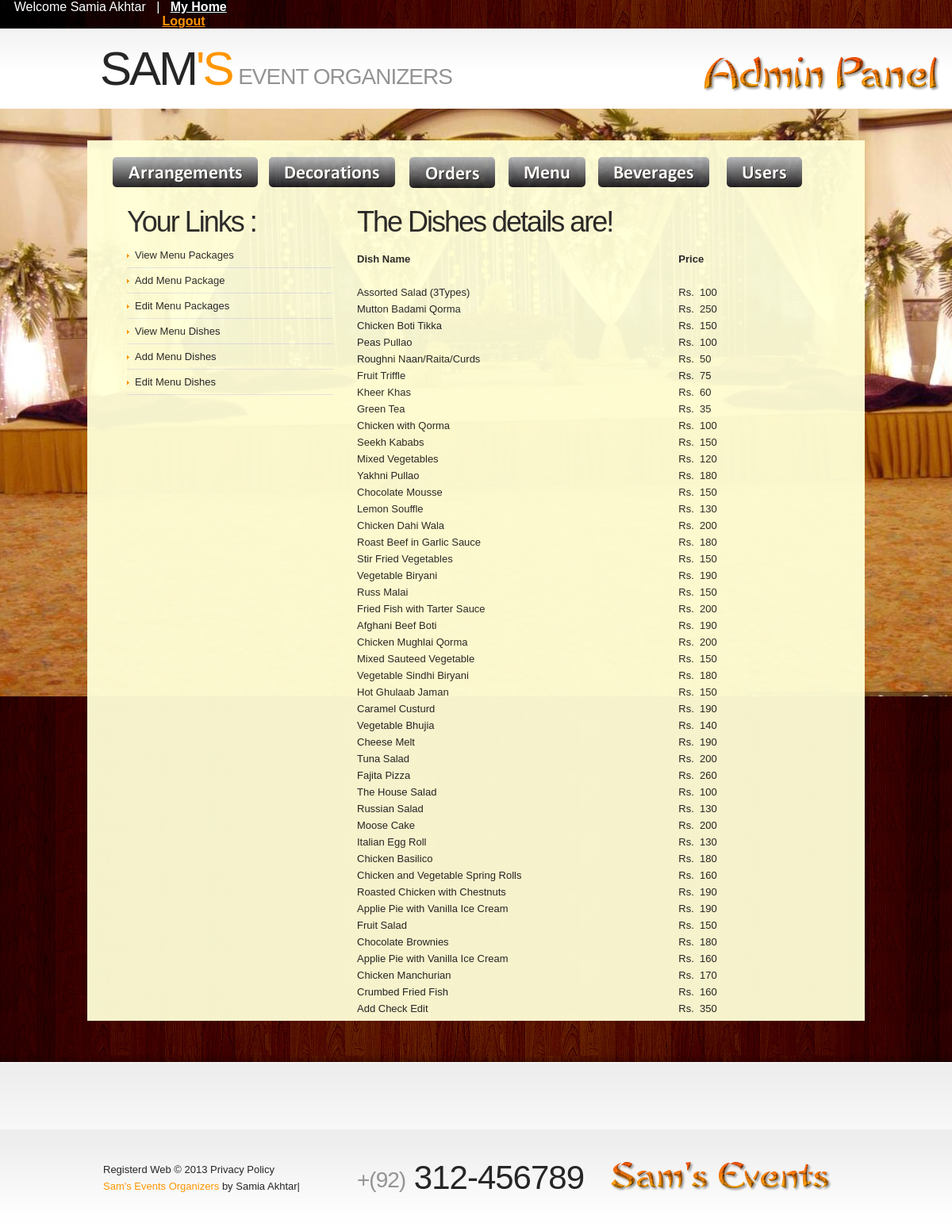
Page /admin/view_menu_dt.php (signed in) on the committed database.
### tables this page shows
CREATE TABLE IF NOT EXISTS `menu_details` (
  `menu_detail_id` int(11) NOT NULL AUTO_INCREMENT,
  `package_item` varchar(255) NOT NULL,
  `menu_dtl_price` int(11) NOT NULL,
  `package_dscrpt` varchar(255) NOT NULL,
  PRIMARY KEY (`menu_detail_id`)
);

### admin/view_menu_dt.php (the view, shortened to what this page needs)
<!DOCTYPE html>
<html lang="en">
<head>
    <link rel="stylesheet" href="css/reset.css" type="text/css" media="screen">
    <link rel="stylesheet" href="css/style.css" type="text/css" media="screen">
    <link rel="stylesheet" href="css/grid.css" type="text/css" media="screen">
</head>
<body id="page2">
    <header>
    <?php
if (!isset($_SESSION['s_name'])){
                          echo "<div class=mybar id=L1 style=background-image:url(images/bg-top-tail2.jpg)>
      <div class=menu> &nbsp; &nbsp;&nbsp; &nbsp; &nbsp; &nbsp;  &nbsp; &nbsp; &nbsp; &nbsp; &nbsp;  &nbsp; &nbsp; &nbsp; &nbsp; &nbsp;  &nbsp; &nbsp; &nbsp; &nbsp; &nbsp; &nbsp; &nbsp; &nbsp; &nbsp; &nbsp; &nbsp; &nbsp; &nbsp; &nbsp; &nbsp; &nbsp; &nbsp; &nbsp; &nbsp; &nbsp; &nbsp; &nbsp; &nbsp; &nbsp; &nbsp; &nbsp; &nbsp; &nbsp; &nbsp; &nbsp; &nbsp; &nbsp; &nbsp; &nbsp; &nbsp; &nbsp; &nbsp; &nbsp; &nbsp; &nbsp; &nbsp; &nbsp; &nbsp; &nbsp; &nbsp; &nbsp; &nbsp; &nbsp; &nbsp; &nbsp; &nbsp; &nbsp; &nbsp; &nbsp; &nbsp; &nbsp; &nbsp; &nbsp; &nbsp; &nbsp; &nbsp; &nbsp; &nbsp; &nbsp; &nbsp; &nbsp; &nbsp; &nbsp; &nbsp; &nbsp; &nbsp; &nbsp; &nbsp; &nbsp; &nbsp; &nbsp; &nbsp; &nbsp; &nbsp; &nbsp; &nbsp; &nbsp; &nbsp; &nbsp; &nbsp; &nbsp; &nbsp; &nbsp; &nbsp; &nbsp; &nbsp; &nbsp; &nbsp; &nbsp; &nbsp; &nbsp; &nbsp; &nbsp; &nbsp; &nbsp; &nbsp; &nbsp; &nbsp; &nbsp; &nbsp; &nbsp; &nbsp; &nbsp; &nbsp; &nbsp;&nbsp;&nbsp;&nbsp;&nbsp;&nbsp;&nbsp;&nbsp;&nbsp;&nbsp; &nbsp;&nbsp;&nbsp;&nbsp;&nbsp;&nbsp;&nbsp;&nbsp;&nbsp;&nbsp; &nbsp; &nbsp; &nbsp; &nbsp; &nbsp; &nbsp; &nbsp; &nbsp; &nbsp; &nbsp;&nbsp;&nbsp;&nbsp;&nbsp;&nbsp;&nbsp;&nbsp;&nbsp;&nbsp;
                                <a href=admin_home.php>Login</a> </div></div>";
    }
	else
	{
 echo "  <div class=mybar  id=L2 style=background-image:url(images/bg-top-tail2.jpg)>
      <div class=menu>  &nbsp; &nbsp;";
	$name= $_SESSION['s_name'];
echo " Welcome $name ";
	echo " &nbsp; | &nbsp; <a href=myadmin.php class=active><strong>My Home</strong></a> &nbsp; &nbsp; &nbsp; &nbsp; &nbsp; &nbsp; &nbsp;&nbsp; &nbsp; &nbsp; &nbsp;  &nbsp; &nbsp; &nbsp; &nbsp; &nbsp;  &nbsp; &nbsp; &nbsp; &nbsp; &nbsp;  &nbsp; &nbsp; &nbsp; &nbsp; &nbsp; &nbsp; &nbsp; &nbsp; &nbsp; &nbsp; &nbsp; &nbsp; &nbsp; &nbsp; &nbsp; &nbsp; &nbsp; &nbsp; &nbsp; &nbsp; &nbsp; &nbsp; &nbsp; &nbsp; &nbsp; &nbsp; &nbsp; &nbsp; &nbsp; &nbsp; &nbsp; &nbsp; &nbsp; &nbsp; &nbsp; &nbsp; &nbsp; &nbsp; &nbsp; &nbsp; &nbsp; &nbsp; &nbsp; &nbsp; &nbsp; &nbsp; &nbsp; &nbsp; &nbsp; &nbsp; &nbsp; &nbsp; &nbsp; &nbsp; &nbsp; &nbsp; &nbsp; &nbsp; &nbsp; &nbsp; &nbsp; &nbsp; &nbsp; &nbsp; &nbsp; &nbsp; &nbsp; &nbsp; &nbsp; &nbsp; &nbsp; &nbsp; &nbsp; &nbsp; &nbsp; &nbsp; &nbsp; &nbsp; &nbsp; &nbsp; &nbsp;  &nbsp; &nbsp; &nbsp; &nbsp; &nbsp; &nbsp; &nbsp; &nbsp;  &nbsp; &nbsp; &nbsp; &nbsp; &nbsp; &nbsp; &nbsp; &nbsp; &nbsp; &nbsp; &nbsp; &nbsp; &nbsp; &nbsp; &nbsp; &nbsp;
                             <a href=logout.php><strong>Logout</strong></a>
							 <br>  </div></div>";
                         }
    ?>
    <div class="row-2">
       	<div class="main">
            	<div class="container_12">
                	<div class="grid_9">
                    	<h1>
                            <a class="logo" href="home.php">Sam<strong>'s</strong></a>
                            <span>Event Organizers</span>
                        </h1>
                    </div>
                    <div class="grid_3">
                    	<form id="search-form" method="post" enctype="multipart/form-data">
                          <img src="images/cooltext1148775572.png" width="298" height="46">
                    	</form>
                  </div>
                </div>
      </div>
      </div>
</header><div class="ic"></div>
    <section id="content">
        <div class="bg-top">
        	<div class="bg-top-2">
                <div class="bg">
                    <div class="bg-top-shadow">
                        <div class="main">
                          <div class="trans" style="background-color:#FFFFD7">
                             <div class="container_12">
                                <div class="wrapper">
                                  <table width="981" border="0" cellspacing="10" cellpadding="" align="center">
  <tr><td colspan="6"><br></td></tr>
  <tr>
    <td width="183">&nbsp; &nbsp; &nbsp; <a href="mange_arrangements.php"> <img src="images/admin (3).png" width="183" height="38"></a></td>
    <td width="159">&nbsp; <a href="view_decorations.php"><img src="images/admin (4).png" width="159" height="38"></a></td>
    <td width="108"><span><a href="orders_page.php"><img src="images/admin (5).png" width="108" height="39"></a></span></td>
    <td width="97"><a href="menu_page.php"><img src="images/admin (7).png" width="97" height="38"></a></td>
    <td width="140"><a href="beverages_page.php"><img src="images/admin (8).png" width="140" height="38"></a></td>
    <td width="160"><a href="users_page.php"><img src="images/admin (6).png" width="95" height="38"></a></td>
    </tr>
    <tr><td colspan="6"><br></td></tr>
</table>
                                            <div class="grid_12">
                                                <div class="wrapper">
                                                    <article class="grid_4 alpha">
                                                        <div class="indent">
                                                            <h3 class="prev-indent-bot2">Your Links : </h3>
                                                            <ul class="list-2">
                                                              <li><a href="menu_page.php">View Menu Packages</a></li>
                                                                <li><a href="add_menu.php">Add Menu Package</a></li>
                                                                <li><a href="edit_menu.php">Edit Menu Packages</a></li>
                                                                <li><a href="view_menu_dt.php">View Menu Dishes</a></li>
                                                                <li><a href="add_new_menu.php">Add Menu Dishes</a></li>
                                                                <li><a href="edit_menu_dish.php">Edit Menu Dishes</a></li>
                                                            </ul>
                                                        </div>
                                                    </article>
                                                    <article class="grid_8 omega">
                                                        <div class="indent-right">
                                                            <h3 class="p2"> The Dishes details are!</h3>
                                                                 <div class="wrapper prev-indent-bot2">
                                                                 <table width="500">
                                                                 <tr><td><b>Dish Name</b></td>
                                                                 <td><b>Price</b></td></tr>
                                                                 <tr><td colspan="2"><br></td></tr>
                                      <?php
				$sql="Select * From menu_details";
				$rs = mysql_query($sql) or die(mysql_error());
	if(mysql_num_rows($rs)>0)
	{
	while($row = mysql_fetch_array($rs)){
	echo "<tr><td>".$row['package_item']."</td>
	<td>Rs. &nbsp;".$row['menu_dtl_price']."</td></tr>";
	}
	}
	?>
    </table>
                                          </div>
                                   </article>
                                </div>
                             </div>
                         </div>
                      </div>
                  </div>
              </div>
          </div>
      </div>
                    </div>
                </div>
        <div class="bg-bot">
        </div>
    </section>
<footer>
        <div class="main">
        	<div class="container_12">
  <div class="wrapper">
                	<div class="grid_4">
                    	<div>Registerd Web &copy; 2013 <a class="link color-3" href="#">Privacy Policy</a></div>
                        <div><a rel="nofollow" target="_blank" hrfhome.php">Sam's Events Organizers</a> by Samia Akhtar|</div>
                    </div>
                    <div class="grid_4">
                    	<span class="phone-numb"><span>+(92)</span> 312-456789</span>
                    </div>
                    <div class="grid_4">
                    	<ul class="list-services">
                        	<li><img src="images/cooltext1148772876.png" width="279" height="39"></li>
                        </ul>
                    </div>
                </div>
            </div>
        </div>
</footer>
</body>
</html>

### admin/css/style.css (style rules this page uses)
article, aside, audio, canvas, command, datalist, details, embed, figcaption, figure, footer, header, hgroup, keygen, meter, nav, output, progress, section, source, video { display:block }
html { width:100% }
body { font-family:Arial, Helvetica, sans-serif;font-size:100%;color:#262626;min-width:980px;background:#fff }
.bg-top-shadow { width:100%; background:url(../images/bg-top-shadow.png) center bottom repeat-x; padding:40px 0 52px }
.bg-top { width:100%; background:url(../images/bg-top-tail.jpg) center top repeat-x }
.bg-top-2 { width:100%; background:url(../images/bg-top-tail2.jpg) center top repeat-y }
.bg { width:100%; background:url(../images/bg-top.jpg) center top no-repeat fixed }
.bg-bot { width:100%; background:url(../images/bg-bot-tail.gif) center top repeat-x #fff; padding:30px 0 55px }
.main { width:980px;padding:0;margin:0 auto;font-size:0.8125em;line-height:1.6153em }
a { color:#ff9601; outline:none }
.wrapper { width:100%; overflow:hidden; position:relative }
.trans { filter: Alpha(Opacity=95); opacity:0.95; }
.mybar { font-family:Arial, Helvetica, sans-serif; color:#FFF; background-image:url(file:///E|/Vertigo/VertrigoServ/www/Event_Management/user/images/bg-top-tail2.jpg) }
.p2 { margin-bottom:15px }
.color-3 { color:#262626 }
.indent-right { padding-right:30px }
.indent { padding:0 10px 0 30px }
.prev-indent-bot2 { margin-bottom:5px }
.menu li a, .list-1 li a, .list-2 li a, .link, .button, .logo { text-decoration:none }
header { width:100%;position:relative;z-index:2 }
.row-2 { width:100%;min-height:101px;background:url(../images/row2-tail.gif) left top repeat-x #fff }
h1 { padding:15px 0 0 0;position:relative;font-weight:normal;text-transform:uppercase;margin-left:-4px;font-family:"Trebuchet MS", Arial, Helvetica, sans-serif }
h1 span { display:inline-block; font-size:28px; line-height:1.2em; color:#949494; letter-spacing:-1px; padding:29px 0 0 4px }
.logo { display:inline-block;font-size:60px;line-height:1.2em;;color:#262626;cursor:pointer;letter-spacing:-3px }
.logo strong { color:#ff9601; font-weight:normal }
.menu { padding:0;width:100% }
.menu a.active { color:#fff;background-position:left top;background-repeat:repeat-x;background-color:#000 }
#search-form { padding:35px 0px 0 37px }
#content { width:100%;padding:0;position:relative;z-index:1 }
h3 { font-family:"Trebuchet MS", Arial, Helvetica, sans-serif;font-size:36px;line-height:1.2em;margin:0 0 22px 0;color:#262626;font-weight:normal;letter-spacing:-2px }
.list-2 li { line-height:1.23em;padding:8px 0;background:url(../images/pic-1.gif) 0 bottom repeat-x }
.list-2 li a { display:inline-block; color:#262626; padding-left:10px; background:url(../images/marker-2.gif) 0 6px no-repeat }
footer { width:100%;padding:40px 0 33px;background:url(../images/footer-tail.gif) center top repeat-x #fff }
.phone-numb { display:inline-block;font-size:42px;line-height:1.2em;font-family:"Trebuchet MS", Arial, Helvetica, sans-serif;letter-spacing:-1px;margin-top:-4px }
.phone-numb span { display:inline-block; font-size:28px; color:#949494; padding-top:3px }
.list-services { padding:0 }
.list-services li { float:left; padding:0 0 0 20px }
.list-services li:first-child { padding:0 }

### admin/css/grid.css (style rules this page uses)
.container_12 { margin-left: auto; margin-right: auto; width: 960px; }
.grid_1, .grid_2, .grid_3, .grid_4, .grid_5, .grid_6, .grid_7, .grid_8, .grid_9, .grid_10, .grid_11, .grid_12 { display:inline; float: left; position: relative; margin-left: 10px; margin-right: 10px; }
.alpha { margin-left: 0; }
.omega { margin-right: 0; }
.container_12 .grid_3 { width:220px; }
.container_12 .grid_4 { width:300px; }
.container_12 .grid_8 { width:620px; }
.container_12 .grid_9 { width:700px; }
.container_12 .grid_12 { width:940px; }

### rows in the picture
menu_details: package_item "Assorted Salad (3Types)", menu_dtl_price "100"
menu_details: package_item "Mutton Badami Qorma", menu_dtl_price "250"
menu_details: package_item "Chicken Boti Tikka", menu_dtl_price "150"
menu_details: package_item "Peas Pullao", menu_dtl_price "100"
menu_details: package_item "Roughni Naan/Raita/Curds", menu_dtl_price "50"
menu_details: package_item "Fruit Triffle", menu_dtl_price "75"
menu_details: package_item "Kheer Khas", menu_dtl_price "60"
menu_details: package_item "Green Tea", menu_dtl_price "35"
menu_details: package_item "Chicken with Qorma", menu_dtl_price "100"
menu_details: package_item "Seekh Kababs", menu_dtl_price "150"
menu_details: package_item "Mixed Vegetables", menu_dtl_price "120"
menu_details: package_item "Yakhni Pullao", menu_dtl_price "180"
menu_details: package_item "Chocolate Mousse", menu_dtl_price "150"
menu_details: package_item "Lemon Souffle", menu_dtl_price "130"
menu_details: package_item "Chicken Dahi Wala", menu_dtl_price "200"
menu_details: package_item "Roast Beef in Garlic Sauce", menu_dtl_price "180"
menu_details: package_item "Stir Fried Vegetables", menu_dtl_price "150"
menu_details: package_item "Vegetable Biryani", menu_dtl_price "190"
menu_details: package_item "Russ Malai", menu_dtl_price "150"
menu_details: package_item "Fried Fish with Tarter Sauce", menu_dtl_price "200"
menu_details: package_item "Afghani Beef Boti", menu_dtl_price "190"
menu_details: package_item "Chicken Mughlai Qorma", menu_dtl_price "200"
menu_details: package_item "Mixed Sauteed Vegetable", menu_dtl_price "150"
menu_details: package_item "Vegetable Sindhi Biryani", menu_dtl_price "180"
menu_details: package_item "Hot Ghulaab Jaman", menu_dtl_price "150"
menu_details: package_item "Caramel Custurd", menu_dtl_price "190"
menu_details: package_item "Vegetable Bhujia", menu_dtl_price "140"
menu_details: package_item "Cheese Melt", menu_dtl_price "190"
menu_details: package_item "Tuna Salad", menu_dtl_price "200"
menu_details: package_item "Fajita Pizza", menu_dtl_price "260"
menu_details: package_item "The House Salad", menu_dtl_price "100"
menu_details: package_item "Russian Salad", menu_dtl_price "130"
menu_details: package_item "Moose Cake", menu_dtl_price "200"
menu_details: package_item "Italian Egg Roll", menu_dtl_price "130"
menu_details: package_item "Chicken Basilico", menu_dtl_price "180"
menu_details: package_item "Chicken and Vegetable Spring Rolls", menu_dtl_price "160"
menu_details: package_item "Roasted Chicken with Chestnuts", menu_dtl_price "190"
menu_details: package_item "Applie Pie with Vanilla Ice Cream", menu_dtl_price "190"
menu_details: package_item "Fruit Salad", menu_dtl_price "150"
menu_details: package_item "Chocolate Brownies", menu_dtl_price "180"
menu_details: package_item "Applie Pie with Vanilla Ice Cream", menu_dtl_price "160"
menu_details: package_item "Chicken Manchurian", menu_dtl_price "170"
menu_details: package_item "Crumbed Fried Fish", menu_dtl_price "160"
menu_details: package_item "Add Check Edit", menu_dtl_price "350"

### other values in the picture
$name "Samia Akhtar"
